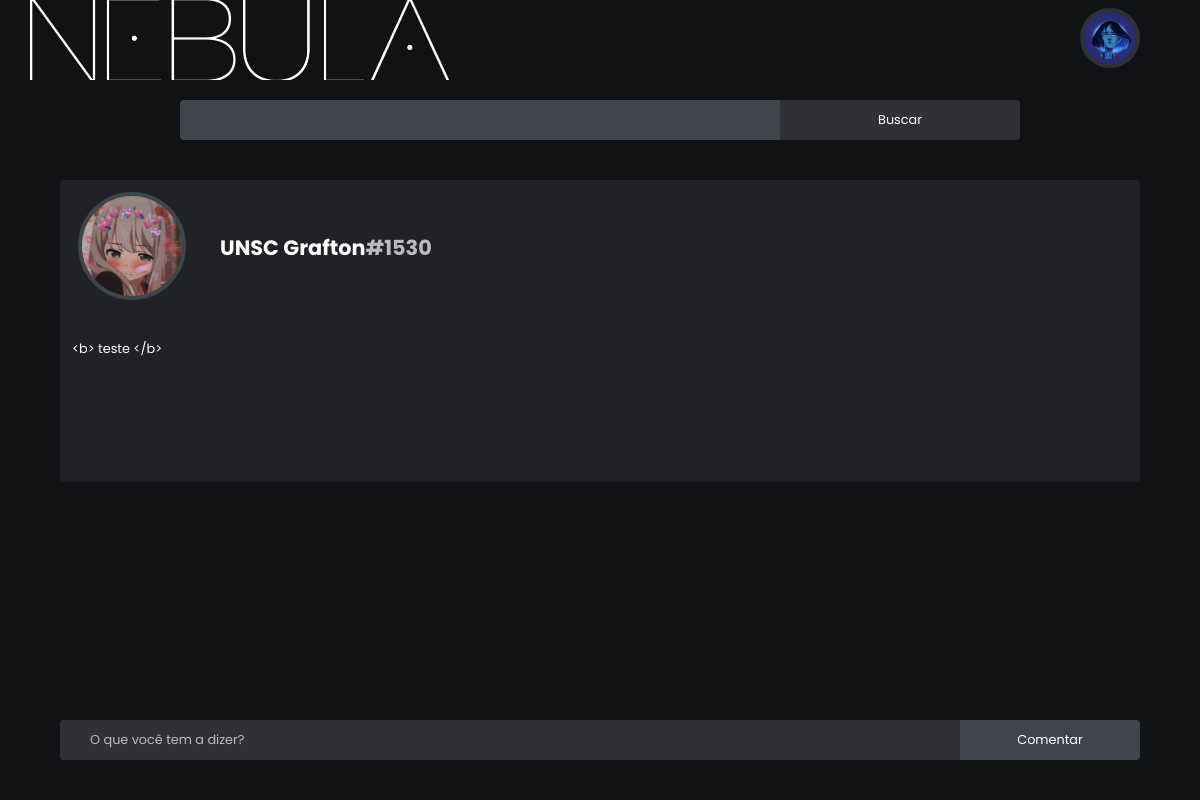
Before: /post.php?publicacao=43 (signed in) with the older database file.
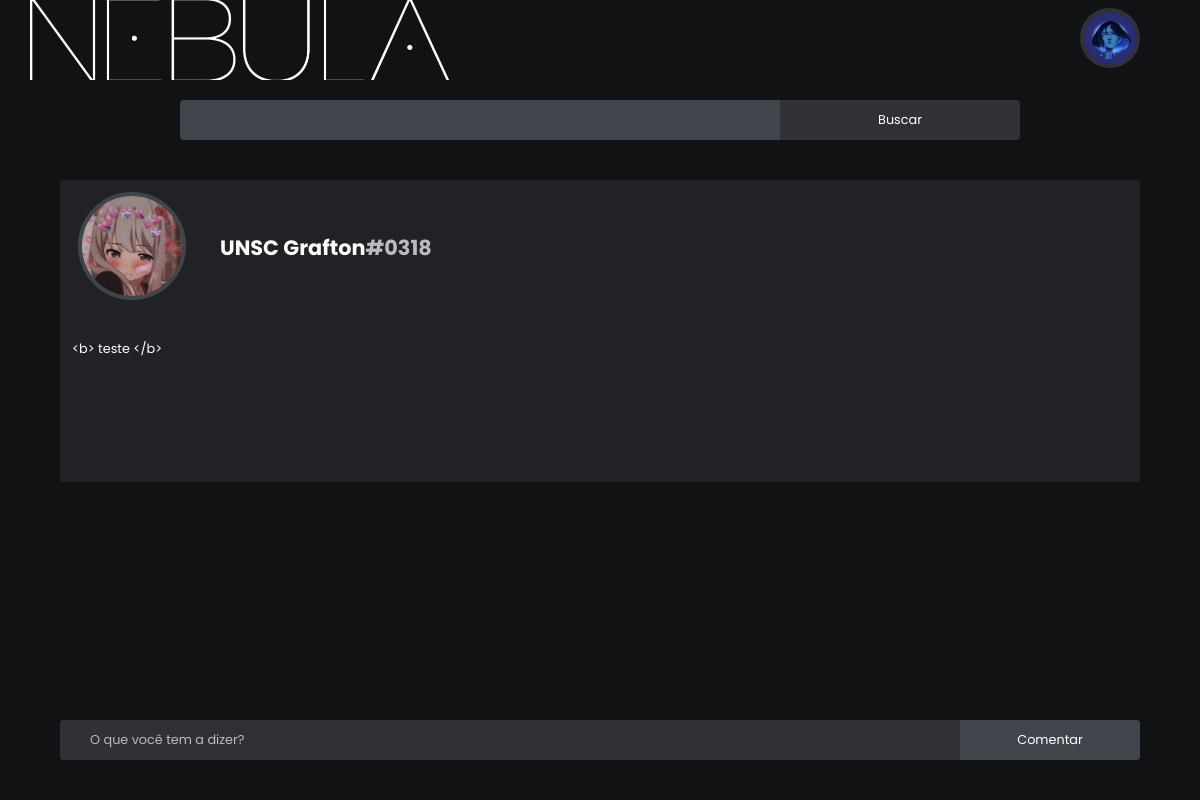
After: the same page with the newer database file.
### tables this page shows
CREATE TABLE `users` (
  `id` int(16) unsigned NOT NULL DEFAULT 0,
  `usuario` varchar(16) NOT NULL DEFAULT 'Nulo',
  `uid` varchar(4) NOT NULL DEFAULT '1000',
  `bio` varchar(450) DEFAULT 'T2zDoSwgZXUgc291IG5vdm8oYSkgbm8gTmVidWxhIQ==',
  `icon` varchar(20) NOT NULL DEFAULT 'df.png',
  `banner` varchar(20) NOT NULL DEFAULT 'df.jpg',
  `seguindo` int(10) unsigned NOT NULL DEFAULT 0,
  `seguidores` int(10) unsigned NOT NULL DEFAULT 0,
  `tipo` int(1) unsigned NOT NULL DEFAULT 0,
  PRIMARY KEY (`id`)
);

### php/mostralink.php (called while the page is built, shortened)
<?php
function MontarLink ($texto)
    {
        $er = "/((http|https|ftp|ftps):\/\/(www\.|.*?\/)?|www\.)([a-zA-Z0-9]+|_|-)+(\.(([0-9a-zA-Z]|-|_|\/|\?|=|&)+))+/i";
        return $texto;
    }
    ?>

### post.php (the view, shortened to what this page needs)
  <!DOCTYPE html>
  <html lang="pt-br" dir="ltr">
  <head>
    <link rel="stylesheet" href="css/estilo.css">
    <link rel="stylesheet" href="css/post.css">
  </head>
  <body>
<?php
include 'php/conexao.php';
include 'php/mostralink.php';
    $id = $_SESSION['id'];
$postid = $_GET['publicacao'];
$sql = "SELECT * FROM posts where id = $postid";
$result = mysqli_query($conn, $sql);
while ($tabela = mysqli_fetch_array($result)) {
  $publisherid = $tabela['user_id'];
  $msg = base64_decode($tabela['conteudo']);
  $msg = htmlspecialchars($msg);
  $msg = MontarLink($msg);
  $sqla = "SELECT * FROM users where id = $publisherid";
  $resultado = mysqli_query($conn, $sqla);
  if ($tabela = mysqli_fetch_array($resultado)) {
    $publishername = $tabela['usuario'];
    $publisheruid = $tabela['uid'];
    $publishericon = $tabela['icon'];
  }
}
?>
    <?php
    if (isset($id) == false) {
      include 'php/navnologin.php';
    } else {
      include 'php/navmain.php';
    }
    ?>
    <form action="php/comentar.php" id="comentbar" method="post">
      <input type="text" name="mensagem" id="comentartxt" placeholder="O que você tem a dizer?" maxlength="150" required>
      <input type="submit" value="Comentar" id="comentarbtn">
    </form>
    <div id="gbr"></div>
    <div id="corpo" onclick="menupost();">
      <div id="profinfo">
        <?php echo ("<form id='pubico' action='perfil.php' style='background-image: url(img/user_icons/$publishericon)'>
        <input type='hidden' value='$publisherid' name='id'>
        <input type='submit' value='' id='invbtn'> </form>
        <h1 id='pubname'>$publishername<b class='gray'>#$publisheruid</b> </h1>"); ?>
      </div>
      <div id="pubtxt">
        <?php echo ("<p id='msg'> $msg </p>"); ?>
      </div>
    </div>
  </body>
  </html>

Changed rows visible on the page:
changed users "UNSC Grafton": uid "1530" → "0318"
